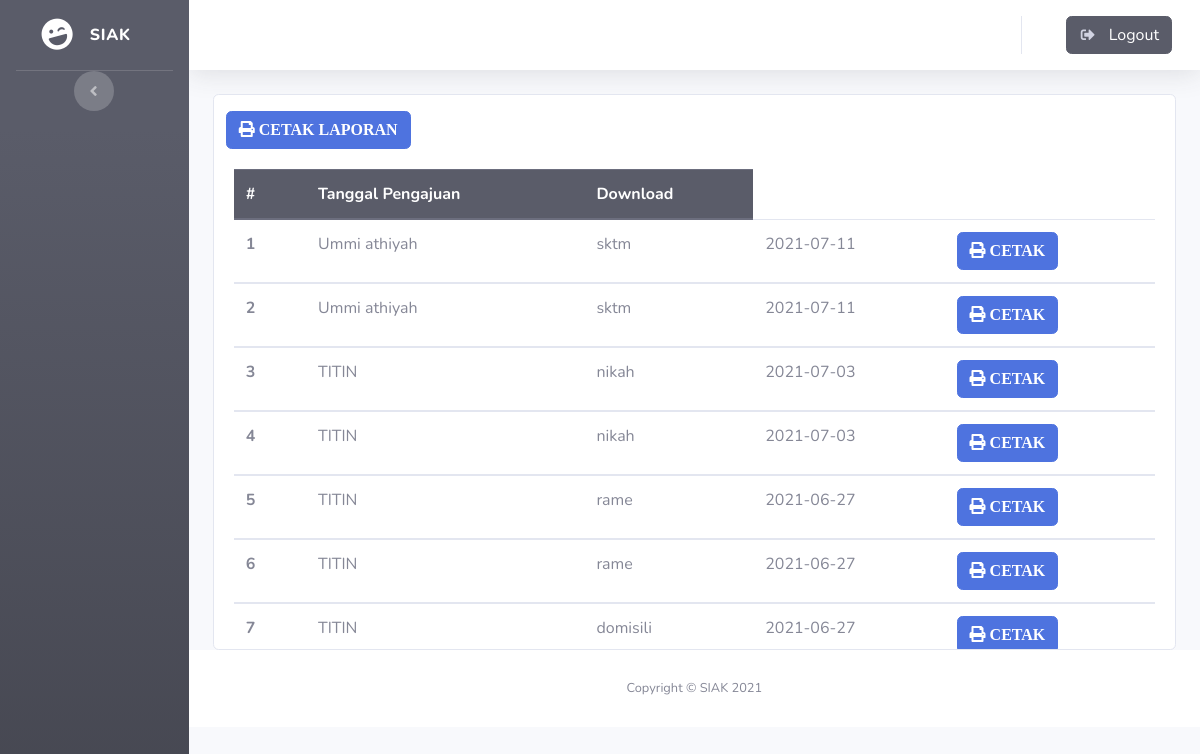
The app's page /index.php/admin/surat, older data.
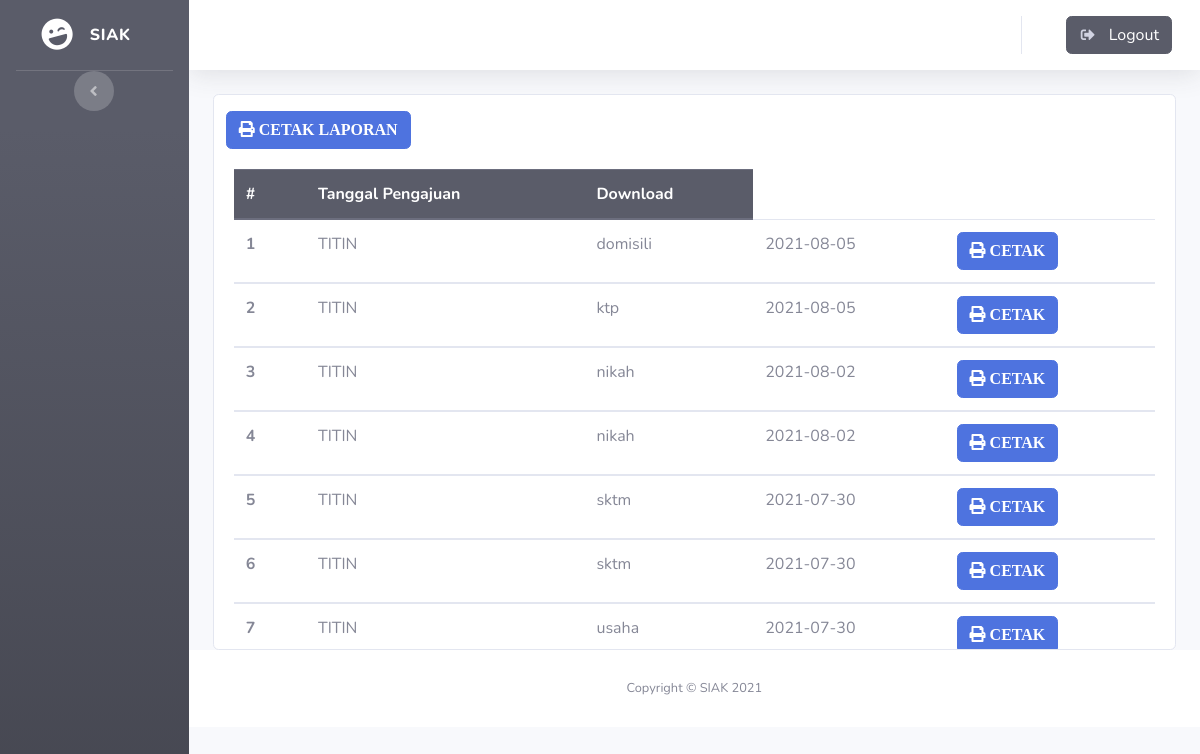
The same page, newer data.
### tables this page shows
CREATE TABLE `acc_surat` (
  `id_acc` int(11) NOT NULL,
  `nik` varchar(16) NOT NULL,
  `surat` varchar(30) NOT NULL,
  `tanggal` date NOT NULL,
  `status` char(2) NOT NULL
);

CREATE TABLE `masyarakat` (
  `id` int(11) NOT NULL,
  `kk` varchar(16) NOT NULL,
  `nik` varchar(16) NOT NULL,
  `nama` varchar(50) NOT NULL,
  `tempat_lahir` varchar(50) NOT NULL,
  `tanggal_lahir` date NOT NULL,
  `jk` varchar(15) NOT NULL,
  `agama` varchar(15) NOT NULL,
  `alamat` varchar(30) NOT NULL,
  `rt/rw` varchar(10) NOT NULL,
  `desa` varchar(30) NOT NULL,
  `kecamatan` varchar(30) NOT NULL,
  `kabupaten` varchar(30) NOT NULL,
  `pendidikan_terakhir` varchar(10) NOT NULL,
  `pekerjaan` varchar(50) NOT NULL,
  `status` varchar(30) NOT NULL,
  `kewarganegaraan` varchar(30) NOT NULL,
  `gol` varchar(3) NOT NULL,
  `gambar` varchar(255) NOT NULL
);

### application/controllers/admin.php (called while the page is built, shortened)
<?php
class admin extends CI_Controller
{
    public function __construct()
    {
        $this->load->model('model_masyarakat');
    }
    public function surat()
    {
        $data['pengguna'] = $this->model_masyarakat->sessionpengguna();
        $data['masyarakat'] = $this->model_masyarakat->getMasyarakatByNik();
        $data['menu'] = $this->model_masyarakat->menu();
        $data['tittle'] = "Acc Surat";
        $data['surat'] = $this->model_masyarakat->surat();
        $this->load->view('templets/header', $data);
        $this->load->view('templets/sidebar');
        $this->load->view('templets/topbar');
        $this->load->view('admin/surat', $data);
        $this->load->view('templets/footer');
    }
}

### index.php (called while the page is built, shortened)
<?php
require_once BASEPATH.'core/CodeIgniter.php';

### application/models/model_masyarakat.php (called while the page is built, shortened)
<?php
class model_masyarakat extends CI_Model
{
    public function surat()
    {
        $join = "SELECT *,masyarakat.nik FROM acc_surat JOIN masyarakat ON acc_surat.nik = masyarakat.nik ORDER BY id_acc DESC";
        return $this->db->query($join)->result_array();
    }
}

### application/views/admin/surat.php (the view)
<div class="container-fluid">
    <div class="card">
        <div class="col-4 mt-3">
            <a href="<?= base_url('admin/laporan/') ?> " class="btn btn-primary"><i class="fa fa-print"> CETAK LAPORAN</i></a>
        </div>
        <div class="scroll1">
            <div class="card-body">
                <table class="table">
                    <thead class="thead-dark">
                        <tr>
                            <th scope="col">#</th>
                            <th scope="col">Tanggal Pengajuan</th>
                            <th scope="col">Download</th>
                        </tr>
                    </thead>
                    <tbody>
                        <?php $i = 1; ?>
                        <?php foreach ($surat as $s) : ?>
                            <tr>
                                <th scope="row"><?= $i; ?></th>
                                <td><?= $s['nama']; ?></td>
                                <td><?= $s['surat']; ?></td>
                                <td><?= $s['tanggal']; ?></td>
                                <td>
                                    <a href="<?= base_url('admin/print/') ?><?= $s['id_acc'] ?> " class="btn btn-primary"><i class="fa fa-print"> CETAK</i></a>
                                </td>
                            </tr>
                    </tbody>
                    <?php $i++; ?>
                <?php endforeach; ?>
                </table>
            </div>
        </div>
    </div>
</div>

Row changes from the older to the newer data that the page shows:
removed acc_surat: masyarakat.nama "Ummi athiyah", surat "sktm", tanggal "2021-07-11"
removed acc_surat: masyarakat.nama "TITIN", surat "nikah", tanggal "2021-07-03"
removed acc_surat: masyarakat.nama "TITIN", surat "nikah", tanggal "2021-07-03"
removed acc_surat: masyarakat.nama "TITIN", surat "rame", tanggal "2021-06-27"
removed acc_surat: masyarakat.nama "TITIN", surat "rame", tanggal "2021-06-27"
removed acc_surat: masyarakat.nama "TITIN", surat "domisili", tanggal "2021-06-27"
now on this page (row edited): acc_surat: masyarakat.nama "TITIN", surat "domisili", tanggal "2021-08-05"
added acc_surat: masyarakat.nama "TITIN", surat "ktp", tanggal "2021-08-05"
added acc_surat: masyarakat.nama "TITIN", surat "nikah", tanggal "2021-08-02"
now on this page (row edited): acc_surat: masyarakat.nama "TITIN", surat "nikah", tanggal "2021-08-02"
now on this page (row edited): acc_surat: masyarakat.nama "TITIN", surat "sktm", tanggal "2021-07-30"
now on this page (row edited): acc_surat: masyarakat.nama "TITIN", surat "sktm", tanggal "2021-07-30"
now on this page (row edited): acc_surat: masyarakat.nama "TITIN", surat "usaha", tanggal "2021-07-30"
